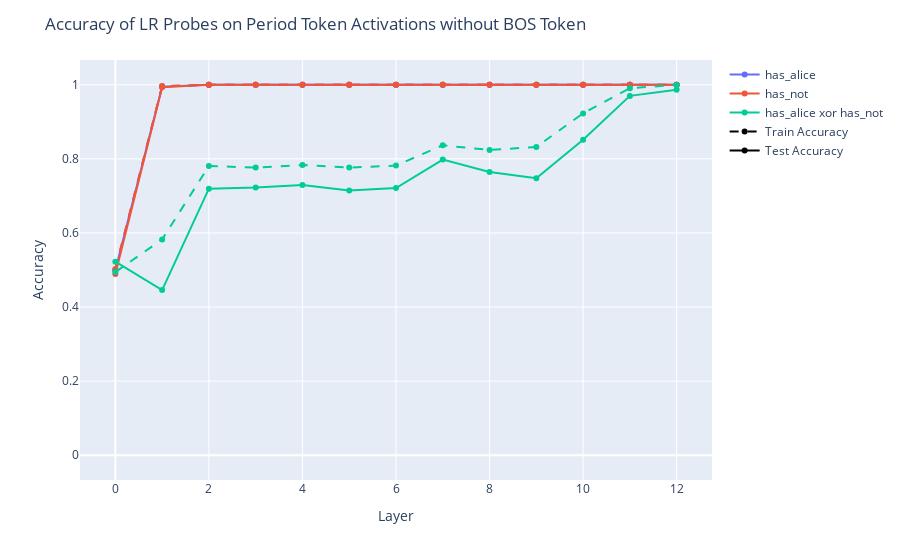

Notebook code for this chart:
### Markdown cell above
## Activation on token period with no BOS

### Code cell
get_results(period=True, using_bos=False)

### Figure 1 — Plotly figure (JSON) as saved in the notebook; plotly's stock layout.template omitted (floating-point values rounded to 4 significant figures)
{"data": [{"hovertemplate": "<extra></extra>", "legendgroup": "", "marker": {"color": "#636efa", "symbol": "circle"}, "mode": "markers", "name": "", "orientation": "v", "showlegend": false, "type": "scatter", "xaxis": "x", "yaxis": "y"}, {"line": {"color": "#636EFA", "dash": "dash"}, "name": "has_alice", "showlegend": false, "type": "scatter", "x": [0, 1, 2, 3, 4, 5, 6, 7, 8, 9, 10, 11, 12], "y": [0.5002, 0.9954, 1, 1, 1, 1, 1, 1, 1, 1, 1, 1, 1]}, {"line": {"color": "#636EFA"}, "name": "has_alice", "type": "scatter", "x": [0, 1, 2, 3, 4, 5, 6, 7, 8, 9, 10, 11, 12], "y": [0.4992, 0.995, 1, 1, 1, 1, 1, 1, 1, 1, 1, 1, 1]}, {"line": {"color": "#EF553B", "dash": "dash"}, "name": "has_not", "showlegend": false, "type": "scatter", "x": [0, 1, 2, 3, 4, 5, 6, 7, 8, 9, 10, 11, 12], "y": [0.5027, 0.9967, 1, 1, 1, 1, 1, 1, 1, 1, 1, 1, 1]}, {"line": {"color": "#EF553B"}, "name": "has_not", "type": "scatter", "x": [0, 1, 2, 3, 4, 5, 6, 7, 8, 9, 10, 11, 12], "y": [0.4891, 0.9933, 1, 1, 1, 1, 1, 1, 1, 1, 1, 1, 1]}, {"line": {"color": "#00CC96", "dash": "dash"}, "name": "has_alice xor has_not", "showlegend": false, "type": "scatter", "x": [0, 1, 2, 3, 4, 5, 6, 7, 8, 9, 10, 11, 12], "y": [0.4944, 0.5825, 0.7806, 0.7764, 0.7835, 0.7764, 0.7819, 0.8366, 0.8241, 0.832, 0.9227, 0.9908, 0.9996]}, {"line": {"color": "#00CC96"}, "name": "has_alice xor has_not", "type": "scatter", "x": [0, 1, 2, 3, 4, 5, 6, 7, 8, 9, 10, 11, 12], "y": [0.5225, 0.4457, 0.7195, 0.7229, 0.7295, 0.7145, 0.7212, 0.798, 0.7646, 0.7479, 0.8514, 0.9699, 0.9866]}, {"line": {"color": "black", "dash": "dash"}, "name": "Train Accuracy", "showlegend": true, "type": "scatter", "x": [null]}, {"line": {"color": "black"}, "name": "Test Accuracy", "showlegend": true, "type": "scatter", "y": [null]}], "layout": {"legend": {"tracegroupgap": 0}, "margin": {"t": 60}, "title": {"text": "Accuracy of LR Probes on Period Token Activations without BOS Token"}, "xaxis": {"anchor": "y", "domain": [0, 1], "title": {"text": "Layer"}}, "yaxis": {"anchor": "x", "domain": [0, 1], "title": {"text": "Accuracy"}}}}
